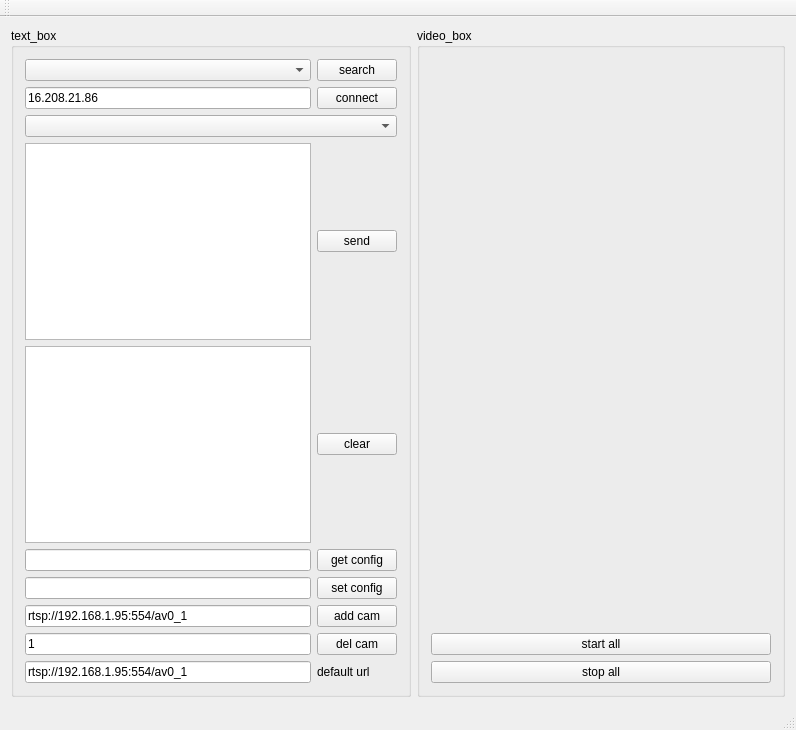
<?xml version="1.0" encoding="UTF-8"?>
<ui version="4.0">
 <class>MainWindow</class>
 <widget class="QMainWindow" name="MainWindow">
  <property name="geometry">
   <rect>
    <x>0</x>
    <y>0</y>
    <width>796</width>
    <height>730</height>
   </rect>
  </property>
  <property name="windowTitle">
   <string>MainWindow</string>
  </property>
  <widget class="QWidget" name="centralWidget">
   <layout class="QGridLayout" name="gridLayout_3">
    <item row="0" column="0">
     <widget class="QGroupBox" name="groupBox_text">
      <property name="maximumSize">
       <size>
        <width>400</width>
        <height>16777215</height>
       </size>
      </property>
      <property name="title">
       <string>text_box</string>
      </property>
      <layout class="QGridLayout" name="gridLayout">
       <item row="5" column="1">
        <widget class="QPushButton" name="pushButton_getconfig">
         <property name="text">
          <string>get config</string>
         </property>
        </widget>
       </item>
       <item row="2" column="0" colspan="2">
        <widget class="QComboBox" name="comboBox_cameras"/>
       </item>
       <item row="5" column="0">
        <widget class="QLineEdit" name="lineEdit_getconfig"/>
       </item>
       <item row="4" column="0">
        <widget class="QPlainTextEdit" name="plainTextEdit_recive"/>
       </item>
       <item row="3" column="1">
        <widget class="QPushButton" name="pushButton_send">
         <property name="text">
          <string>send</string>
         </property>
        </widget>
       </item>
       <item row="0" column="0">
        <widget class="QComboBox" name="comboBox_search"/>
       </item>
       <item row="6" column="1">
        <widget class="QPushButton" name="pushButton_setconfig">
         <property name="text">
          <string>set config</string>
         </property>
        </widget>
       </item>
       <item row="4" column="1">
        <widget class="QPushButton" name="pushButton_recive">
         <property name="text">
          <string>clear</string>
         </property>
        </widget>
       </item>
       <item row="3" column="0">
        <widget class="QPlainTextEdit" name="plainTextEdit_send"/>
       </item>
       <item row="7" column="0">
        <widget class="QLineEdit" name="lineEdit_addcam">
         <property name="text">
          <string>rtsp://192.168.1.95:554/av0_1</string>
         </property>
        </widget>
       </item>
       <item row="9" column="1">
        <widget class="QPushButton" name="pushButton_delcam">
         <property name="text">
          <string>del cam</string>
         </property>
        </widget>
       </item>
       <item row="0" column="1">
        <widget class="QPushButton" name="pushButton_search">
         <property name="text">
          <string>search</string>
         </property>
        </widget>
       </item>
       <item row="7" column="1">
        <widget class="QPushButton" name="pushButton_addcam">
         <property name="text">
          <string>add cam</string>
         </property>
        </widget>
       </item>
       <item row="9" column="0">
        <widget class="QLineEdit" name="lineEdit_delcam">
         <property name="text">
          <string>1</string>
         </property>
        </widget>
       </item>
       <item row="12" column="0">
        <widget class="QLineEdit" name="lineEdit_default_url">
         <property name="text">
          <string>rtsp://192.168.1.95:554/av0_1</string>
         </property>
        </widget>
       </item>
       <item row="6" column="0">
        <widget class="QLineEdit" name="lineEdit_setconfig"/>
       </item>
       <item row="12" column="1">
        <widget class="QLabel" name="labe_default_url">
         <property name="maximumSize">
          <size>
           <width>100</width>
           <height>16777215</height>
          </size>
         </property>
         <property name="text">
          <string>default url</string>
         </property>
        </widget>
       </item>
       <item row="1" column="1">
        <widget class="QPushButton" name="pushButton_connect">
         <property name="text">
          <string>connect</string>
         </property>
        </widget>
       </item>
       <item row="1" column="0">
        <widget class="QLineEdit" name="lineEdit_fixedip">
         <property name="text">
          <string>16.208.21.86</string>
         </property>
        </widget>
       </item>
      </layout>
     </widget>
    </item>
    <item row="0" column="1">
     <widget class="QGroupBox" name="groupBox_video">
      <property name="title">
       <string>video_box</string>
      </property>
      <layout class="QGridLayout" name="gridLayout_2">
       <item row="2" column="0">
        <widget class="QPushButton" name="pushButton_stop">
         <property name="text">
          <string>stop all</string>
         </property>
        </widget>
       </item>
       <item row="0" column="0">
        <widget class="QWidget" name="widget_video" native="true">
         <layout class="QVBoxLayout" name="verticalLayout">
          <item>
           <layout class="QGridLayout" name="gridLayout_video"/>
          </item>
         </layout>
        </widget>
       </item>
       <item row="1" column="0">
        <widget class="QPushButton" name="pushButton_start">
         <property name="text">
          <string>start all</string>
         </property>
        </widget>
       </item>
      </layout>
     </widget>
    </item>
   </layout>
  </widget>
  <widget class="QMenuBar" name="menuBar">
   <property name="geometry">
    <rect>
     <x>0</x>
     <y>0</y>
     <width>796</width>
     <height>19</height>
    </rect>
   </property>
  </widget>
  <widget class="QToolBar" name="mainToolBar">
   <attribute name="toolBarArea">
    <enum>TopToolBarArea</enum>
   </attribute>
   <attribute name="toolBarBreak">
    <bool>false</bool>
   </attribute>
  </widget>
  <widget class="QStatusBar" name="statusBar"/>
 </widget>
 <layoutdefault spacing="6" margin="11"/>
 <resources/>
 <connections/>
</ui>
